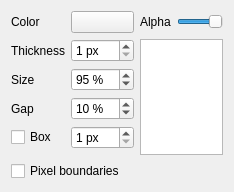
<?xml version="1.0" encoding="UTF-8"?>
<ui version="4.0">
 <class>Form</class>
 <widget class="QWidget" name="Form">
  <property name="geometry">
   <rect>
    <x>0</x>
    <y>0</y>
    <width>234</width>
    <height>179</height>
   </rect>
  </property>
  <property name="windowTitle">
   <string>Form</string>
  </property>
  <layout class="QGridLayout" name="gridLayout">
   <item row="1" column="1">
    <widget class="QSpinBox" name="spinBoxCrosshairThickness">
     <property name="enabled">
      <bool>true</bool>
     </property>
     <property name="suffix">
      <string> px</string>
     </property>
     <property name="minimum">
      <number>1</number>
     </property>
    </widget>
   </item>
   <item row="0" column="2">
    <widget class="QLabel" name="label_13">
     <property name="enabled">
      <bool>true</bool>
     </property>
     <property name="text">
      <string>Alpha</string>
     </property>
    </widget>
   </item>
   <item row="4" column="0">
    <widget class="QCheckBox" name="cbCrosshairShowDot">
     <property name="enabled">
      <bool>true</bool>
     </property>
     <property name="text">
      <string>Box</string>
     </property>
    </widget>
   </item>
   <item row="0" column="4">
    <spacer name="horizontalSpacer_2">
     <property name="orientation">
      <enum>Qt::Horizontal</enum>
     </property>
     <property name="sizeHint" stdset="0">
      <size>
       <width>40</width>
       <height>20</height>
      </size>
     </property>
    </spacer>
   </item>
   <item row="3" column="1">
    <widget class="QSpinBox" name="spinBoxCrosshairGap">
     <property name="enabled">
      <bool>true</bool>
     </property>
     <property name="suffix">
      <string> %</string>
     </property>
     <property name="prefix">
      <string/>
     </property>
     <property name="maximum">
      <number>100</number>
     </property>
     <property name="singleStep">
      <number>5</number>
     </property>
     <property name="value">
      <number>10</number>
     </property>
    </widget>
   </item>
   <item row="0" column="1">
    <widget class="QgsColorButton" name="btnCrosshairColor">
     <property name="enabled">
      <bool>true</bool>
     </property>
     <property name="colorDialogTitle">
      <string>Select Map Canvas Background Color</string>
     </property>
     <property name="color">
      <color>
       <red>255</red>
       <green>0</green>
       <blue>0</blue>
      </color>
     </property>
    </widget>
   </item>
   <item row="0" column="3">
    <widget class="QSlider" name="spinBoxCrosshairAlpha">
     <property name="enabled">
      <bool>true</bool>
     </property>
     <property name="maximum">
      <number>255</number>
     </property>
     <property name="value">
      <number>255</number>
     </property>
     <property name="orientation">
      <enum>Qt::Horizontal</enum>
     </property>
    </widget>
   </item>
   <item row="7" column="0">
    <spacer name="verticalSpacer">
     <property name="orientation">
      <enum>Qt::Vertical</enum>
     </property>
     <property name="sizeHint" stdset="0">
      <size>
       <width>20</width>
       <height>40</height>
      </size>
     </property>
    </spacer>
   </item>
   <item row="0" column="0">
    <widget class="QLabel" name="label_14">
     <property name="enabled">
      <bool>true</bool>
     </property>
     <property name="text">
      <string>Color</string>
     </property>
    </widget>
   </item>
   <item row="4" column="1">
    <widget class="QSpinBox" name="spinBoxDotSize">
     <property name="enabled">
      <bool>true</bool>
     </property>
     <property name="suffix">
      <string> px</string>
     </property>
     <property name="minimum">
      <number>1</number>
     </property>
     <property name="maximum">
      <number>100</number>
     </property>
     <property name="singleStep">
      <number>5</number>
     </property>
     <property name="value">
      <number>1</number>
     </property>
    </widget>
   </item>
   <item row="1" column="0">
    <widget class="QLabel" name="label">
     <property name="enabled">
      <bool>true</bool>
     </property>
     <property name="text">
      <string>Thickness</string>
     </property>
    </widget>
   </item>
   <item row="3" column="0">
    <widget class="QLabel" name="label_3">
     <property name="enabled">
      <bool>true</bool>
     </property>
     <property name="text">
      <string>Gap</string>
     </property>
    </widget>
   </item>
   <item row="2" column="0">
    <widget class="QLabel" name="label_2">
     <property name="enabled">
      <bool>true</bool>
     </property>
     <property name="text">
      <string>Size</string>
     </property>
    </widget>
   </item>
   <item row="2" column="1">
    <widget class="QSpinBox" name="spinBoxCrosshairSize">
     <property name="enabled">
      <bool>true</bool>
     </property>
     <property name="suffix">
      <string> %</string>
     </property>
     <property name="maximum">
      <number>100</number>
     </property>
     <property name="singleStep">
      <number>5</number>
     </property>
     <property name="value">
      <number>95</number>
     </property>
    </widget>
   </item>
   <item row="6" column="0" colspan="2">
    <widget class="QCheckBox" name="cbShowPixelBoundaries">
     <property name="text">
      <string>Pixel boundaries</string>
     </property>
    </widget>
   </item>
   <item row="1" column="2" rowspan="5" colspan="2">
    <widget class="QgsMapCanvas" name="mapCanvas">
     <property name="enabled">
      <bool>true</bool>
     </property>
    </widget>
   </item>
  </layout>
 </widget>
 <customwidgets>
  <customwidget>
   <class>QgsColorButton</class>
   <extends>QPushButton</extends>
   <header>qgscolorbutton.h</header>
  </customwidget>
  <customwidget>
   <class>QgsMapCanvas</class>
   <extends>QGraphicsView</extends>
   <header>qgis.gui</header>
  </customwidget>
 </customwidgets>
 <resources/>
 <connections/>
</ui>
